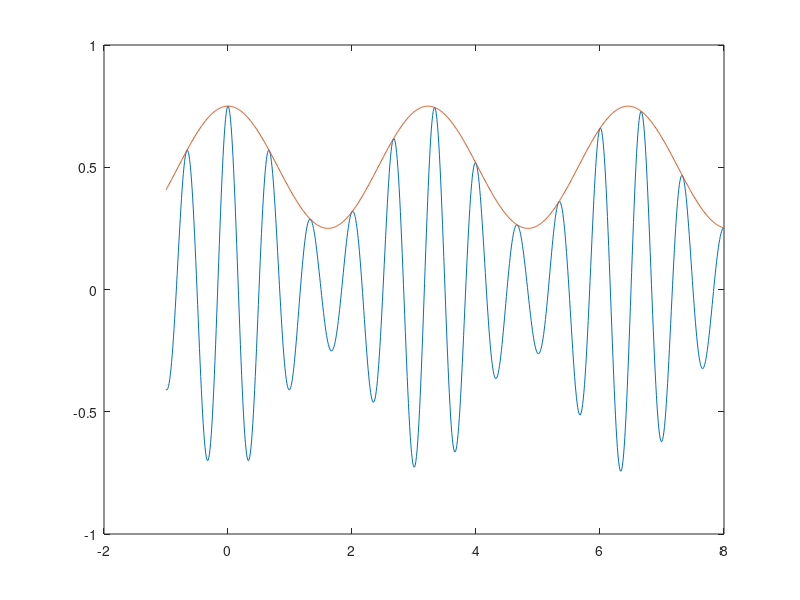

Source code (MATLAB):
t=[-1:0.01:8];
ampm=0.25;
ampoffset=1-(2*ampm);
fm=0.31;
Wm=fm*2*pi;
amp=ampm*cos(Wm*t)+ampoffset;
f=1.5;
W=f*2*pi;
y=amp.*cos(W*t);
plot(t,y,t,amp);